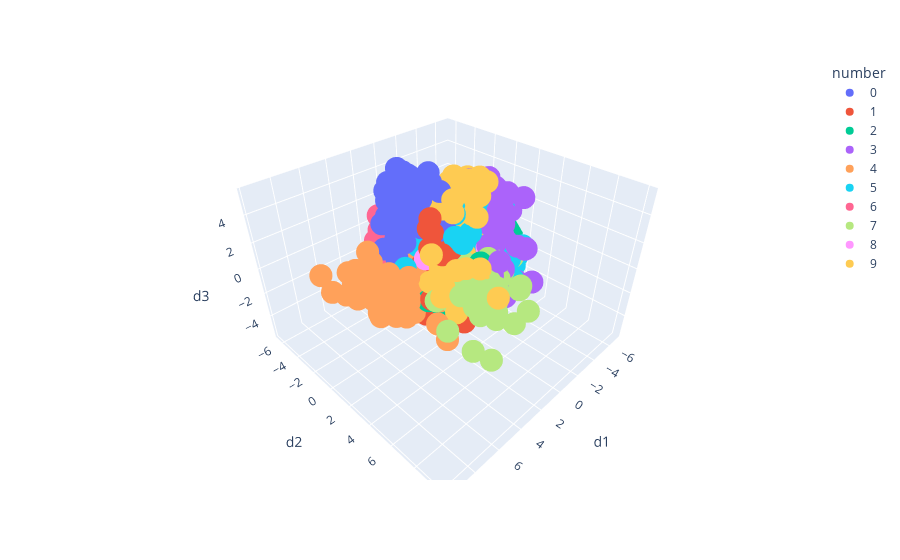

Notebook code cell kept with this figure:
### Code cell
# Reprezentacja danych w 3 wymiarach
import plotly.express as px
import pandas as pd

df = pd.DataFrame({'index':range(X_train_pca.shape[0]), 
              'd1': X_train_pca[:,0],
              'd2': X_train_pca[:,1],
              'd3': X_train_pca[:,2],
              'number': [str(y) for y in y_train]})

df = df.sort_values(by=['number'])

fig = px.scatter_3d(df, x = 'd1',
                    y = 'd2',
                    z = 'd3',
                    color = 'number')
fig.show()
